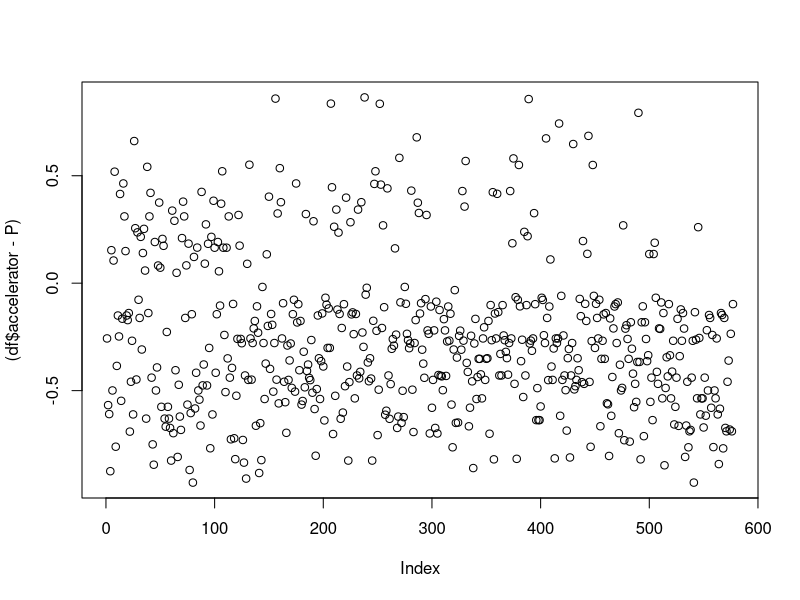

Recreate this plot in R.
library(Matching)

df <- read.csv('predicted/df_dropped_na_with_ml.csv')

P <- df$lgbm_pred


match <- with(df, Match(procurement_after, 
                        accelerator,
                        P,
                        Weight=1,
                        caliper=0.2,
                        )
              )
summary(match)


df_tmp <- df
df_tmp$id <- 1:nrow(df_tmp)
df_pair <- cbind(df_tmp[match$index.treated, c('id', colnames(df))],
                 df_tmp[match$index.control, c('id', colnames(df))])
treat_cols <- list()
control_cols <- list()
for (i in 1: length(colnames(df))){
  new_name <- paste0('treat_', colnames(df)[i])
  treat_cols[i] <- new_name
  new_name <- paste0('control_', colnames(df)[i])
  control_cols[i] <- new_name
}
colnames(df_pair) = c('treat_id', treat_cols, 'control_id', control_cols)

for (col in c('capital',
              'procurement_before')){
  treat_colname <- paste0('treat_', col)
  control_colname <- paste0('control_', col)
  mean_treat <- mean(df_pair[, treat_colname], na.rm=TRUE)
  mean_control <- mean(df_pair[, control_colname], na.rm=TRUE)
  var_treat <- var(df_pair[, treat_colname], na.rm=TRUE)
  var_control <- var(df_pair[, control_colname], na.rm=TRUE)
  SD <- abs((mean_treat - mean_control) / sqrt((var_treat+var_control) / 2))
  print(paste0('SD_of_', col, ':', SD))
  print(paste0('Variance_ratio_of_', col,':', var_treat/var_control))
}


for (col in c('university',
              'venture',
              'enterprise',
              'energy_and_semiconductor',
              'finance',
              'ecology',
              'bio',
              'computer',
              'service')){
  treat_colname <- paste0('treat_', col)
  control_colname <- paste0('control_', col)
  mean_treat <- mean(df_pair[, treat_colname], na.rm=TRUE)
  mean_control <- mean(df_pair[, control_colname], na.rm=TRUE)
  SD <- abs((mean_treat - mean_control) / 
              sqrt((mean_treat*(1-mean_treat) + mean_control*(1-mean_control)) / 2))
  print(paste0('SD_of_', col, ':', SD))
}
plot((df$accelerator-P))
